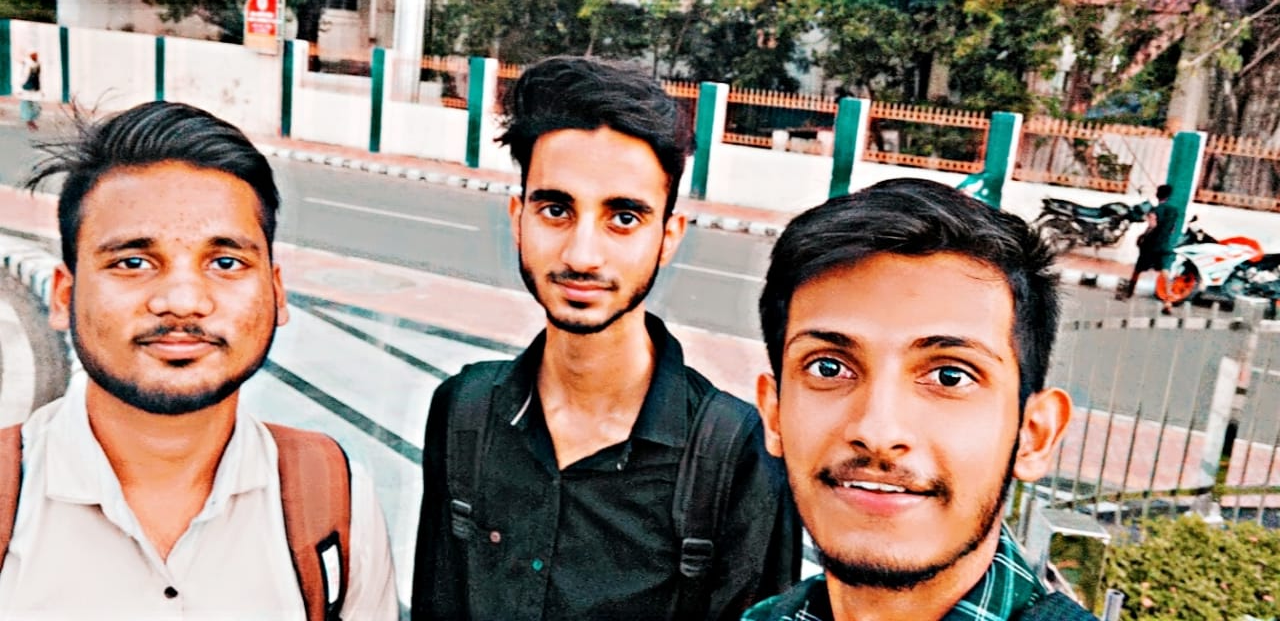
#> input picture images/uhhm.jpeg, 1280 x 621 px
$ python face_detect.py
#> lines starting #> are read from the running program, lines starting #| are printed output that depends on the picture; after the words box and inside, x2 and y2 are one past the last pixel; in counts of white or black regions, pixels touching at a corner belong together
import cv2 as cv
orgImg=cv.imread('images/uhhm.jpeg')
#> orgImg is the input picture: shape (621, 1280, 3); mean B, G, R 123.3, 135.3, 153.4

img=cv.resize(orgImg,(2000,800))
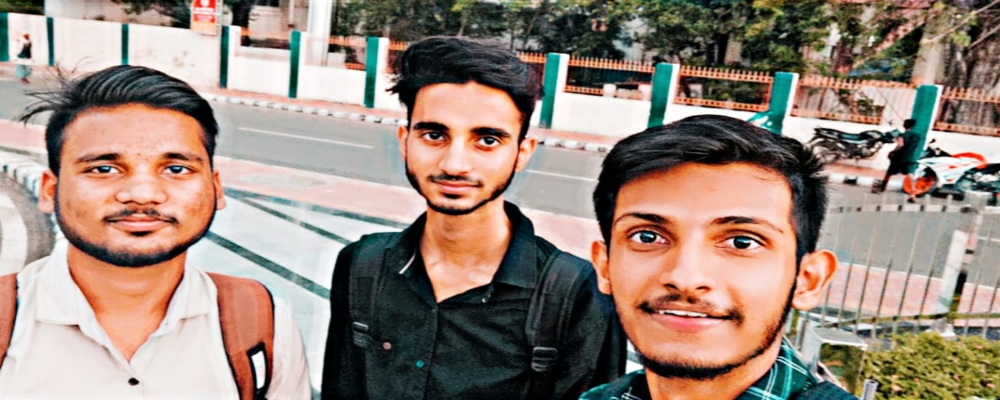
#> img: shape (800, 2000, 3) (shown at 1/2 size); mean B, G, R 123.2, 135.2, 153.3

gray=cv.cvtColor(img,cv.COLOR_BGR2GRAY)
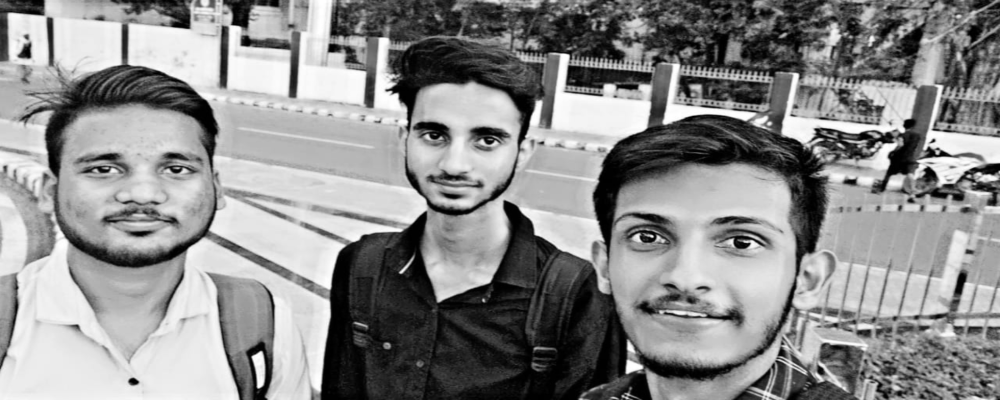
#> gray: shape (800, 2000) (shown at 1/2 size); min 0, max 255, mean 139.2

face_cascade = cv.CascadeClassifier(cv.data.haarcascades + 'haarcascade_frontalface_default.xml')

faces_rect= face_cascade.detectMultiScale(gray,scaleFactor = 1.1,minNeighbors = 5)
#> faces_rect = [[764, 154, 310, 310], [106, 205, 336, 336], [1168, 312, 426, 426]]

for (x,y,w,h) in faces_rect:
	cv.rectangle(img,(x,y),(x+w,y+h),(0,255,0),thickness=6)
#> this loop made 3 passes
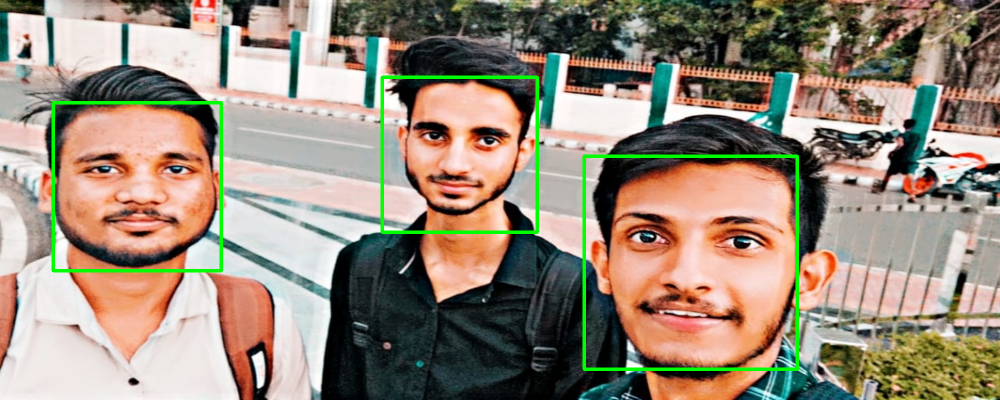
#> img: shape (800, 2000, 3) (shown at 1/2 size); 1.87% of pixels changed, all inside (x1, y1, x2, y2) = (103, 151, 1598, 742)

cv.imshow('faces',img)

print(f'Number of faces found = {len(faces_rect)}')
#| Number of faces found = 3

cv.waitKey(0)

$ run again, with images/ady.jpeg copied over images/uhhm.jpeg
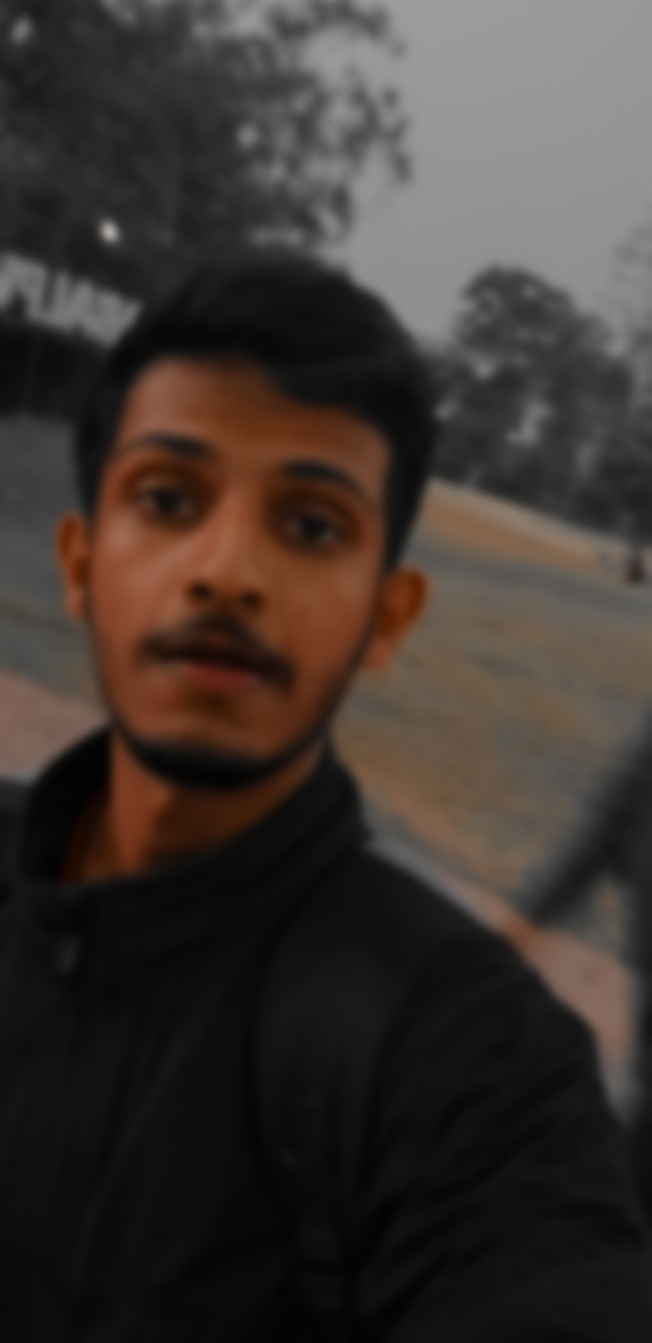
#> input picture images/ady.jpeg, 652 x 1343 px
#> orgImg is the input picture: shape (1343, 652, 3); mean B, G, R 49, 53.5, 61.4
#> `img=cv.resize(orgImg,(2000,800))`:
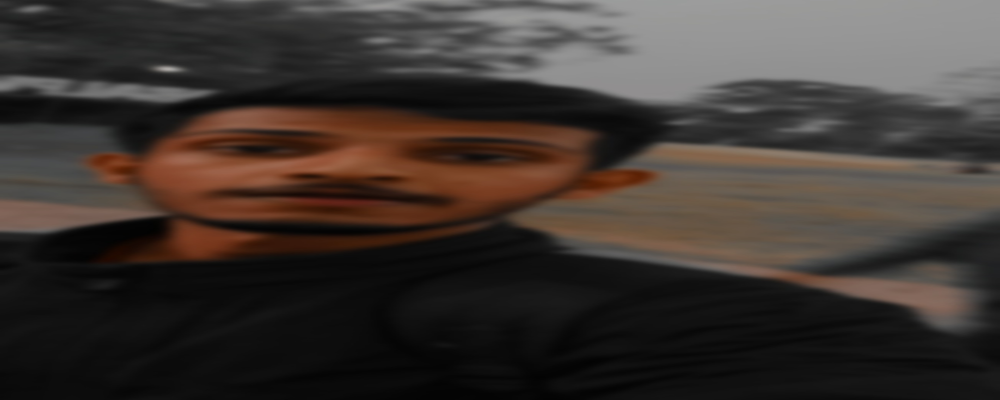
#> img: shape (800, 2000, 3) (shown at 1/2 size); mean B, G, R 48.9, 53.4, 61.3
#> `gray=cv.cvtColor(img,cv.COLOR_BGR2GRAY)`:
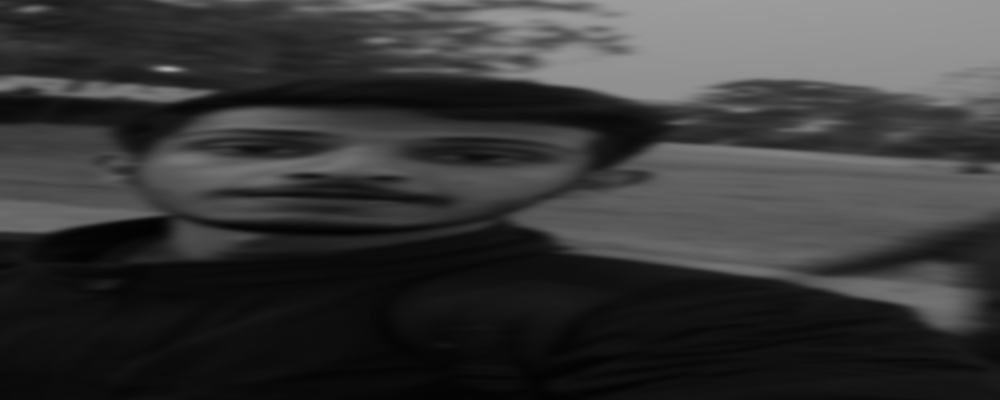
#> gray: shape (800, 2000) (shown at 1/2 size); min 1, max 173, mean 55.3
#> faces_rect = ()
#| Number of faces found = 0

$ run again, with images/adycool.jpeg copied over images/uhhm.jpeg
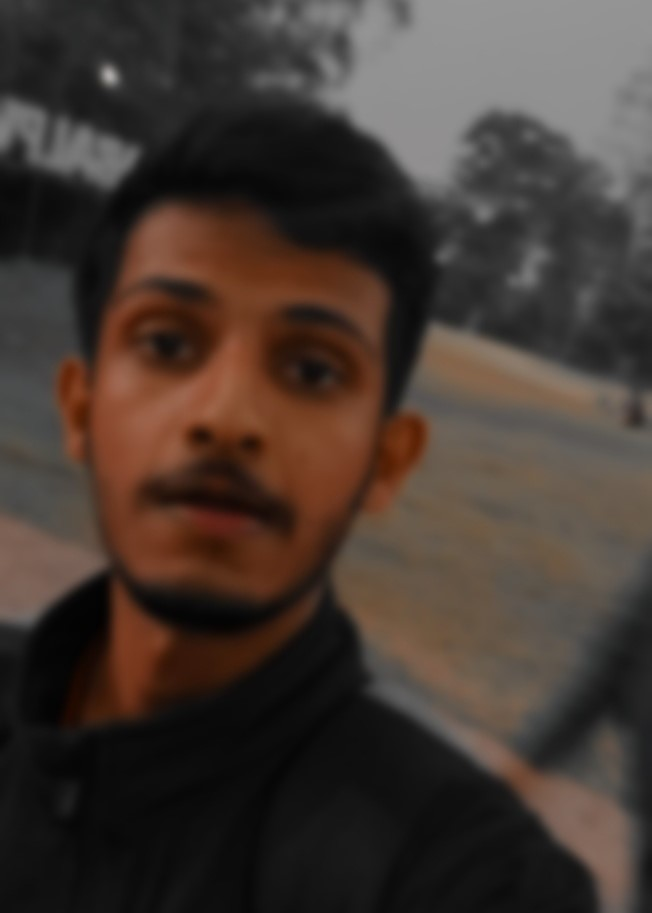
#> input picture images/adycool.jpeg, 652 x 913 px
#> orgImg is the input picture: shape (913, 652, 3); mean B, G, R 50.3, 56.8, 68.5
#> `img=cv.resize(orgImg,(2000,800))`:
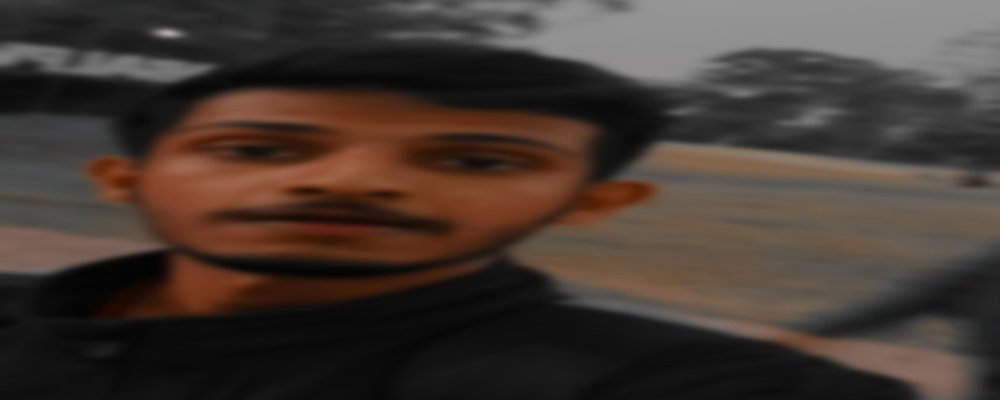
#> img: shape (800, 2000, 3) (shown at 1/2 size); mean B, G, R 50.2, 56.7, 68.4
#> `gray=cv.cvtColor(img,cv.COLOR_BGR2GRAY)`:
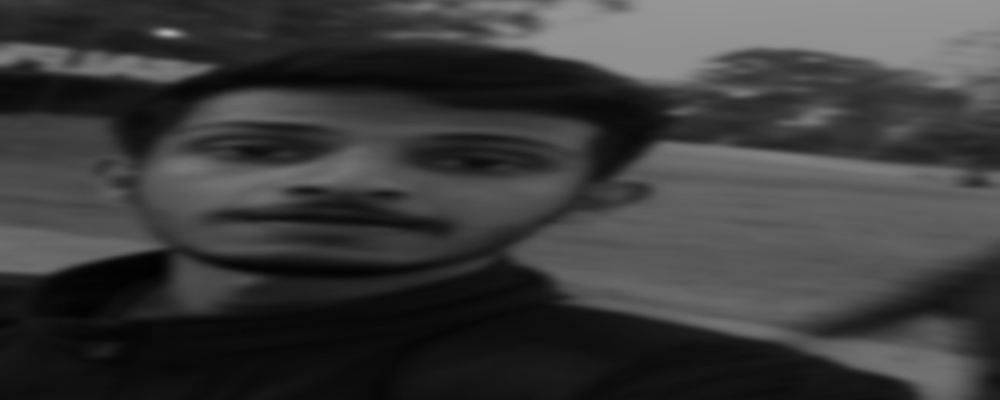
#> gray: shape (800, 2000) (shown at 1/2 size); min 1, max 172, mean 59.5
#> faces_rect = ()
#| Number of faces found = 0

$ run again, with images/cat.jpeg copied over images/uhhm.jpeg
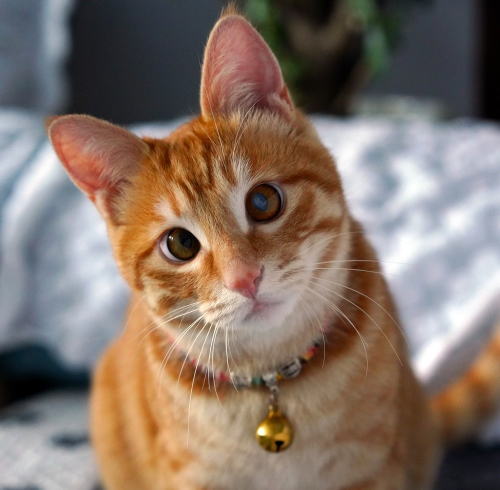
#> input picture images/cat.jpeg, 1000 x 979 px (shown at 1/2 size)
#> orgImg is the input picture: shape (979, 1000, 3); mean B, G, R 103.3, 114.7, 131.8
#> `img=cv.resize(orgImg,(2000,800))`:
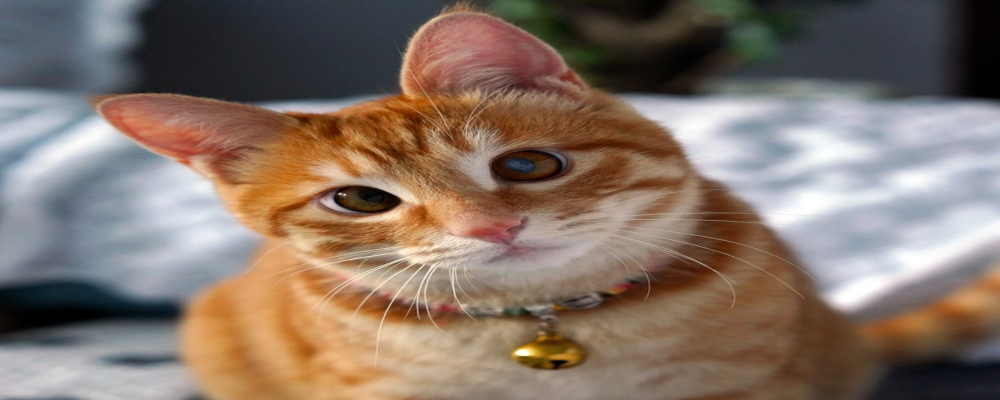
#> img: shape (800, 2000, 3) (shown at 1/2 size); mean B, G, R 103.2, 114.6, 131.7
#> `gray=cv.cvtColor(img,cv.COLOR_BGR2GRAY)`:
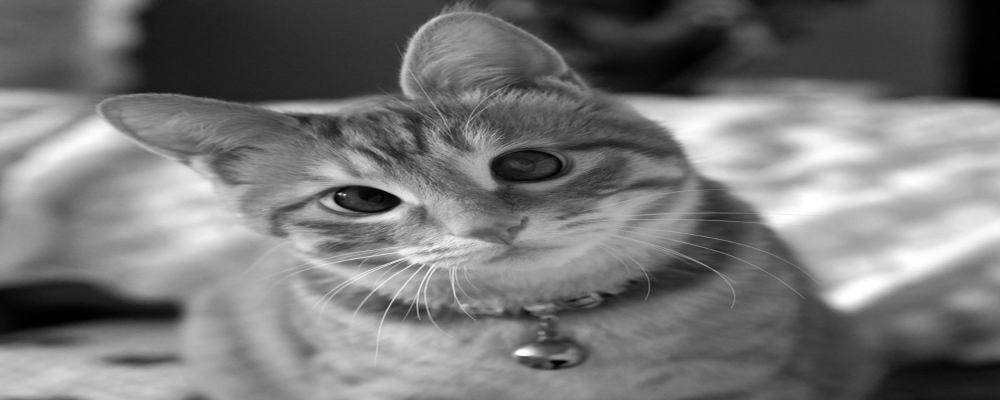
#> gray: shape (800, 2000) (shown at 1/2 size); min 0, max 255, mean 118.4
#> faces_rect = ()
#| Number of faces found = 0
